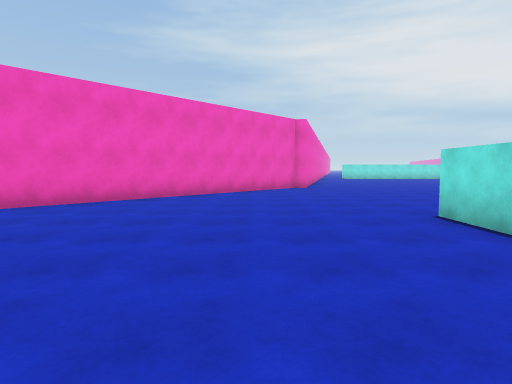
view 1 (above)

21 first-person views from a walk through a Unity game level. The camera is 1.4 m above the floor, tilts 4° down and sees 75° across. The floor is counted in squares, 2 m on a side. Each view is taken from the middle of a square. On the plan, view 1 faces up. The plan holds only what a view shows up to about 10 squares ahead; the rest is blank. The place goes on beyond the plan. The player character is not drawn.

view 2
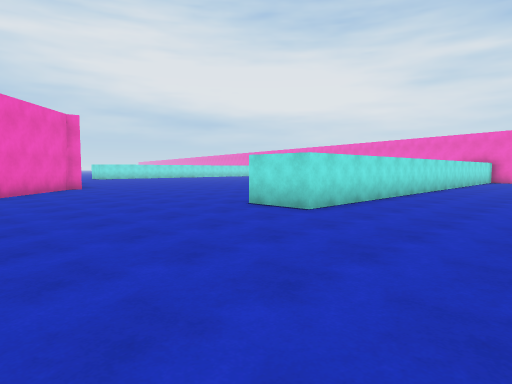

view 3
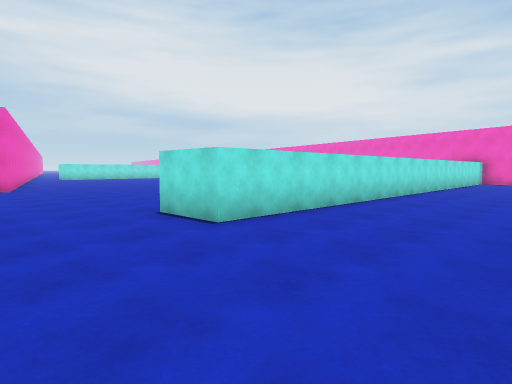

view 4
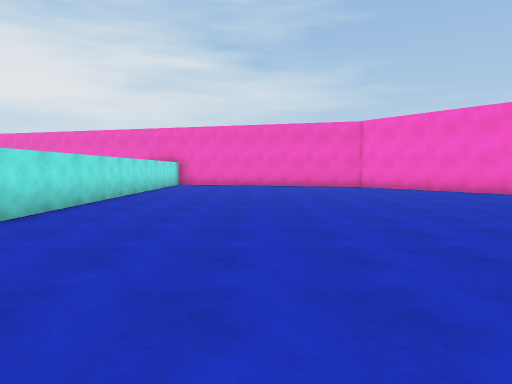

view 5
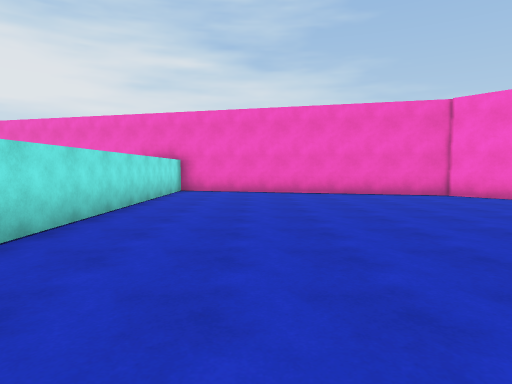

view 6
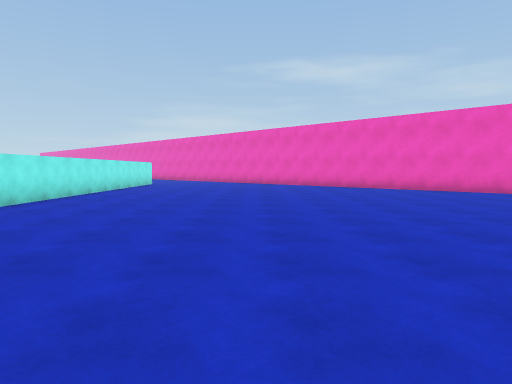

view 7
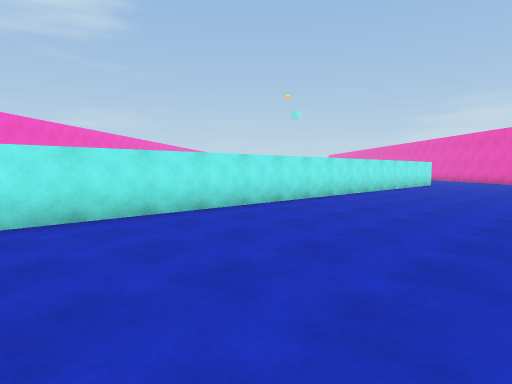

view 8
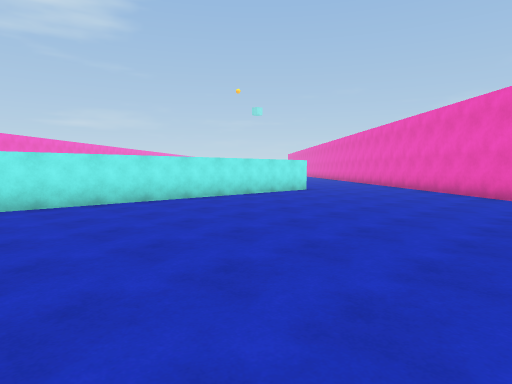

view 9
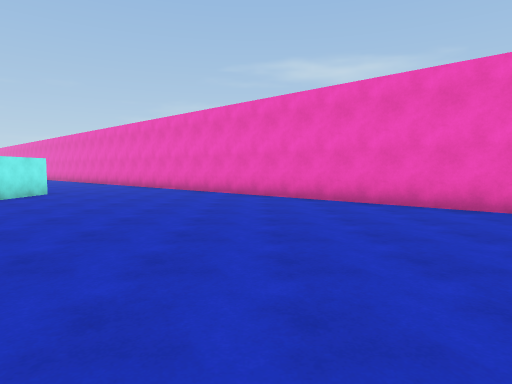

view 10
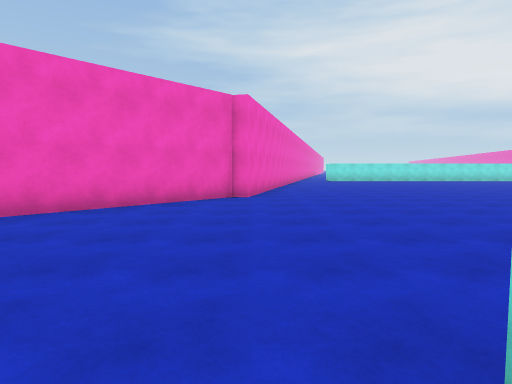

view 11
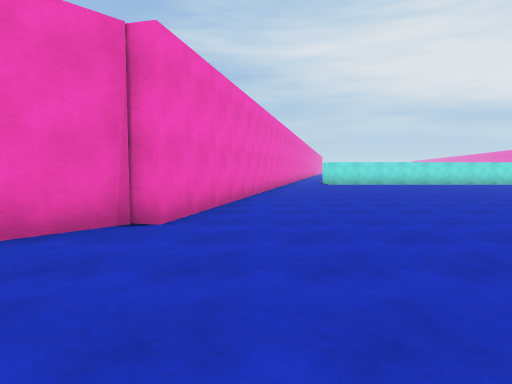

view 12
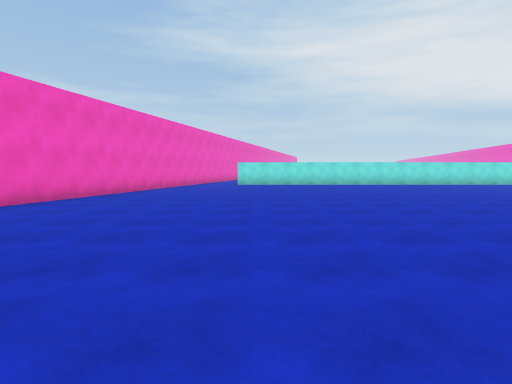

view 13
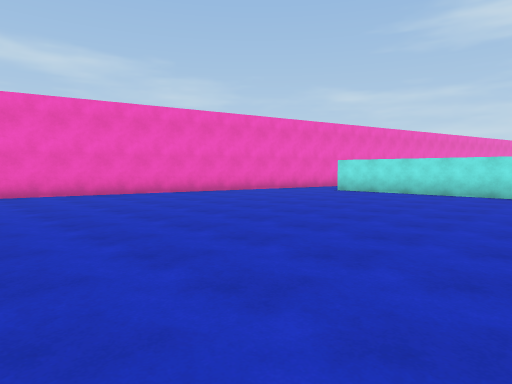

view 14
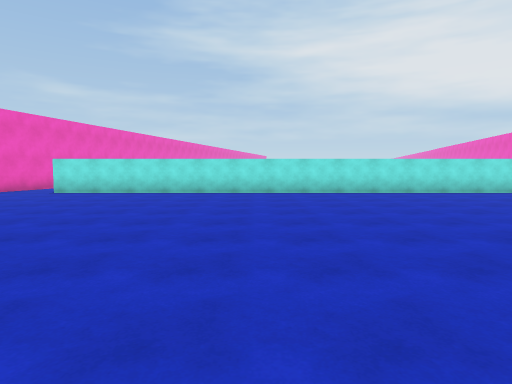

view 15
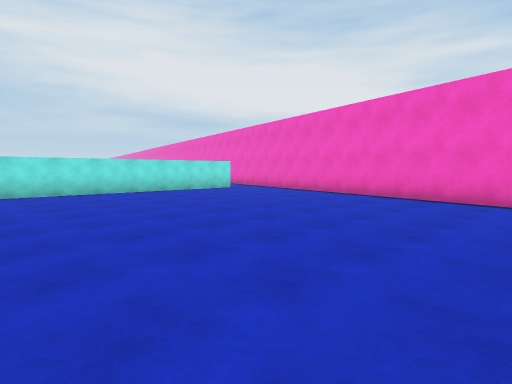

view 16
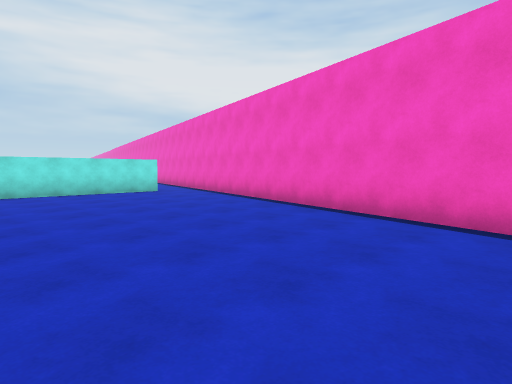

view 17
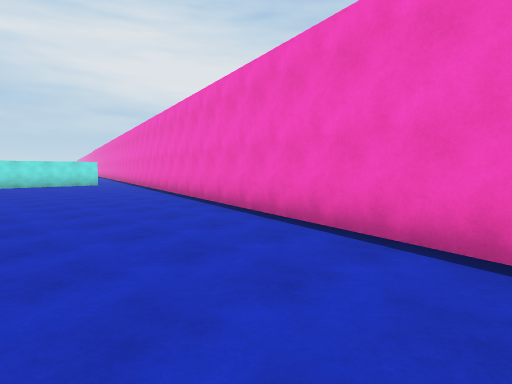

view 18
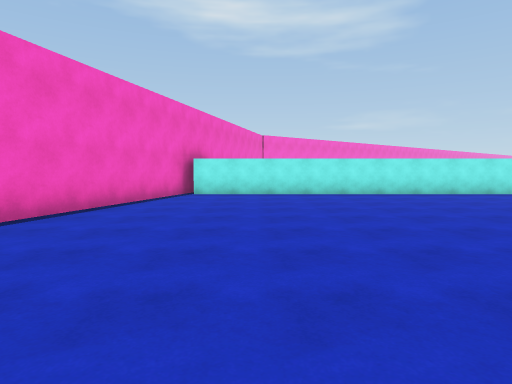

view 19
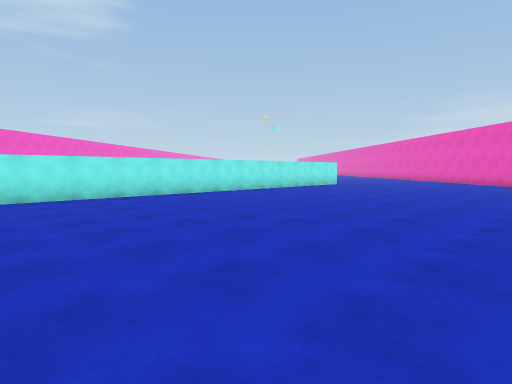

view 20
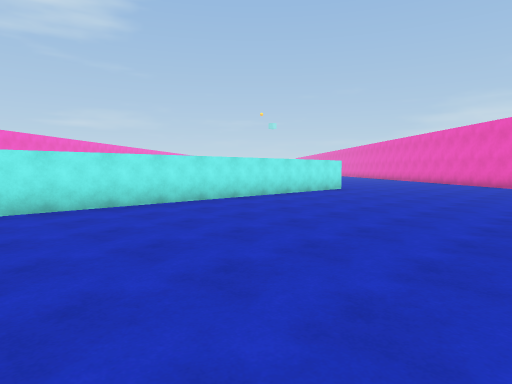

view 21
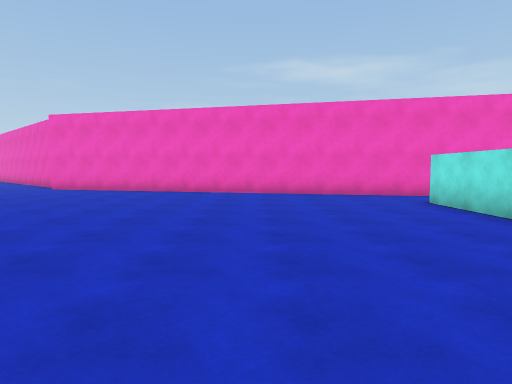

### Floor plan
Points are (right, up) in squares from view 1. A wall is a line through its corners. A room is listed if a view was taken in it or the views show most of it. See-through windows are left out.
Room 1 (views 1, 2, 3, 4, 5, 6, 7, 8, 9, 10, 11, 12, 13, 14, 15, 16, 17, 18, 19, 20, 21)
walls: (4.9, 4.9) (17.8, 4.9); (1.5, 12.2) (-11, -1.3); (17, 3.4) (2.7, 3.4) (2.7, 5); (17.8, 4.1) (22.3, 20.9); (14.6, -4.8) (15.6, -3.9); (15.7, -4.1) (17, 1.1); (11.9, -6.9) (13.1, -6); (4.5, 23.5) (1.8, 12.1); (-9.1, -4.7) (5.5, -4.7); (20.6, 22.5) (6.1, 22.5)

Positions as (right, up) in squares from view 1, and headings:
1: (0, 0), facing up
2: (-2, 0), facing up-right
3: (0, 0), facing up-right
4: (3, 0), facing right
5: (7, 1), facing right
6: (6, 0), facing left
7: (6, 0), facing down-left
8: (0, 2), facing down-left
9: (0, 1), facing left
10: (2, 4), facing up
11: (3, 8), facing up
12: (7, 8), facing up
13: (12, 13), facing up-left
14: (12, 13), facing up
15: (13, 13), facing up-right
16: (16, 13), facing up-right
17: (16, 8), facing up-right
18: (16, 14), facing down
19: (16, 13), facing down-left
20: (13, 11), facing down-left
21: (13, 19), facing left
